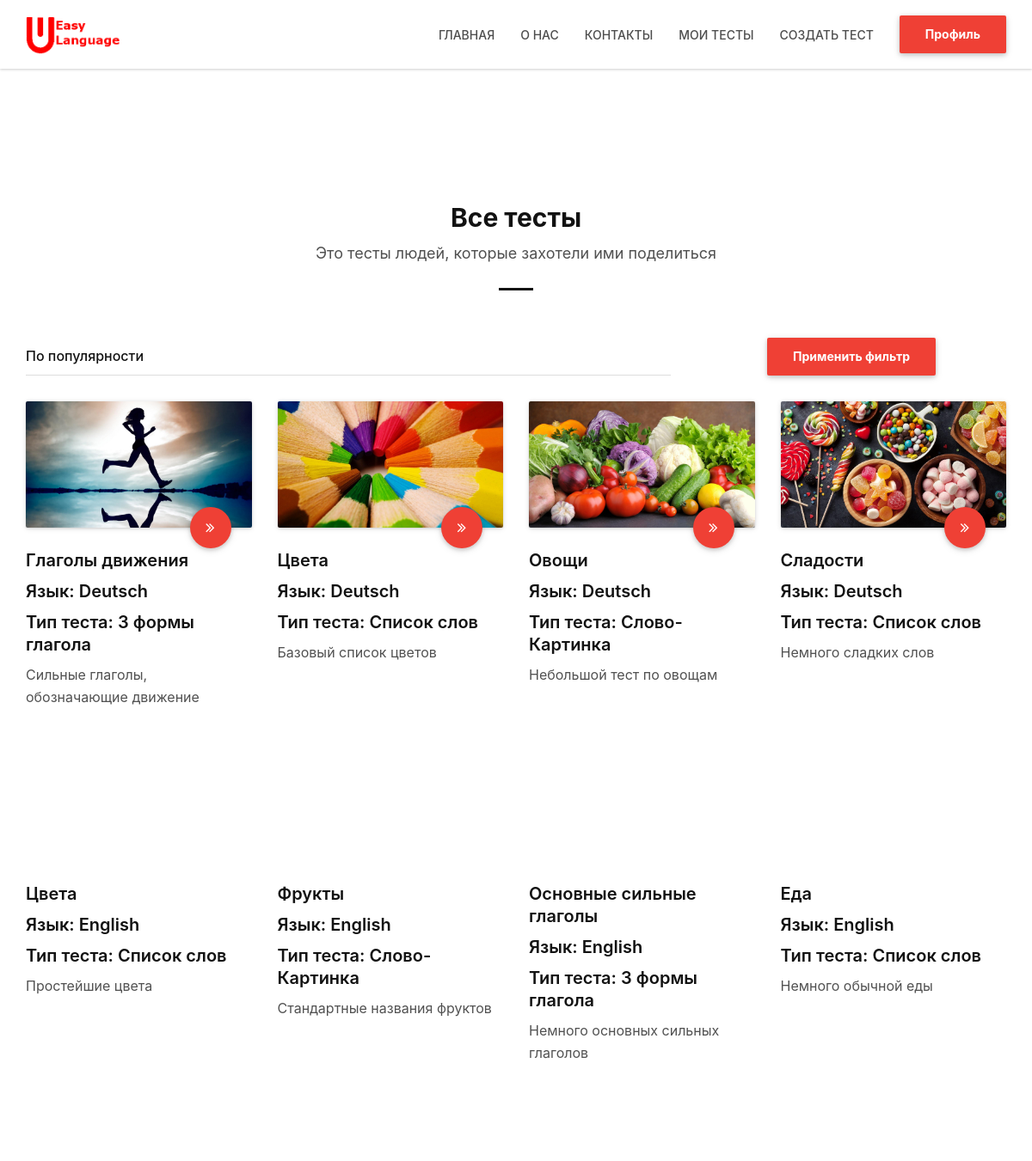
The page / (signed in) on the database its author committed.
### data/tests.py (models this page shows)
class Test(SqlAlchemyBase, SerializerMixin):
    __tablename__ = 'tests'
    id = sqlalchemy.Column(sqlalchemy.Integer,
                           primary_key=True, autoincrement=True)
    title = sqlalchemy.Column(sqlalchemy.String, nullable=True)
    title_picture = sqlalchemy.Column(sqlalchemy.String, nullable=True)
    type = sqlalchemy.Column(sqlalchemy.String, nullable=True)
    made_date = sqlalchemy.Column(sqlalchemy.DateTime,
                                  default=datetime.datetime.now)
    creator = sqlalchemy.Column(sqlalchemy.Integer,
                                sqlalchemy.ForeignKey("users.id"))
    language_id = sqlalchemy.Column(sqlalchemy.Integer,
                                    sqlalchemy.ForeignKey("categories.id"))
    open = sqlalchemy.Column(sqlalchemy.Boolean, nullable=True,
                             default=False)
    description = sqlalchemy.Column(sqlalchemy.String, nullable=True)
    data = sqlalchemy.Column(sqlalchemy.String, nullable=True, default='{}')
    popularity = sqlalchemy.Column(sqlalchemy.Integer, default=0)
    language = orm.relation('Category')
    user = orm.relation('User')

### main.py (the view)
@application.route('/index/', methods=['GET', 'POST'])
@application.route('/index/<int:page_id>', methods=['GET', 'POST'])
@application.route('/', methods=['GET', 'POST'])
@application.route('/<int:page_id>', methods=['GET', 'POST'])
def index(page_id=1):
    session['current_second_test_length'] = 2
    session['current_first_test_length'] = 2
    session['current_images_stack'] = []
    if not current_user.is_authenticated:
        return render_template('index.html')
    db_sess = db_session.create_session()
    user = db_sess.query(User).filter(User.id == current_user.get_id()).first()
    if request.method == 'POST':
        block_filter = {'По популярности': 0, 'По названию': 1, 'По дате (сначала старые)': 2,
                        'По дате (сначала новые)': 3}
        user.current_filter = block_filter[str(request.form).split('block_filter')[-1].split("'")[2]]
        db_sess.add(user)
        db_sess.commit()
    tests = db_sess.query(Test).filter(Test.open == 1).all()
    if len(tests) // 12 + 1 < page_id:
        abort(404)
    languages = {}
    for i in db_sess.query(Category).all():
        languages[i.id] = i.name
    for i in tests:
        i.test_language = languages[i.language_id]
    if user.current_filter == 0:
        tests = sorted(tests, key=lambda x: int(x.popularity), reverse=True)
    if user.current_filter == 1:
        tests = sorted(tests, key=lambda x: x.title)
    if user.current_filter == 2:
        tests = sorted(tests, key=lambda x: x.made_date, reverse=True)
    if user.current_filter == 3:
        tests = sorted(tests, key=lambda x: x.made_date)
    if len(tests) > 12 * page_id:
        next_page_id = page_id + 1
    else:
        next_page_id = 0
    if page_id > 1:
        previous_page_id = page_id - 1
    else:
        previous_page_id = 0
    return render_template('index_for_log_users.html', tests=tests[12 * (page_id - 1):12 * page_id],
                           current_filter=user.current_filter, page=[previous_page_id, next_page_id])

### data/db_session.py (called while the page is built)
def create_session() -> Session:
    global __factory
    return __factory()

### main.py (called while the page is built)
@login_manager.user_loader
def load_user(user_id):
    db_sess = db_session.create_session()
    return db_sess.query(User).get(user_id)

### templates/index_for_log_users.html (shortened to what this page needs)
{% extends "main_form_design.html" %}
{% block content %}
    <div class="white-section section-lg-padding border-bottom">
        <div class="section-container">
            <div class="container">
                <div class="row">
                    <div class="title-block-container text-center">
                        <h2>Все тесты</h2>
                        <p>Это тесты людей, которые захотели ими поделиться</p>
                        <div class="line-separator"></div>
                    </div>
                    <div class="form-block-container text-center">
                        <form method="post" action="">
                            <div class="col-md-8">
                                <div class="form-group">
                                </div>
                            </div>
                            <div class="col-md-4">
                                <div class="form-group">
                                    <button type="submit" class="btn btn-lpbuilder wave-effect">Применить фильтр</button>
                                </div>
                            </div>
                        </form>
                    </div>
                    {% for test in tests %}
                        <div class="col-md-3 col-sm-6 content-block">
                            <div class="content-block-container" style="height: 333px;">
                                <div class="image-block">
                                    <div class="image-block-container">
                                        <img src="{{ url_for('static', filename=test.title_picture) }}" alt="Image Block">
                                        <a href="/test_site/{{ test.id }}" title="Web design" class="btn-lpbuilder-circle btn-lpbuilder-circle-md wave-effect"><i class="fa fa-angle-double-right"></i></a>
                                    </div>
                                </div>
                                <h4>{{test.title}}</h4>
                                <h4>Язык: {{test.test_language}}</h4>
                                {% if test.type == 'first_tests'%}
                                    <h4>Тип теста: Слово-Картинка</h4>
                                {% elif test.type == 'second_tests'%}
                                    <h4>Тип теста: 3 формы глагола</h4>
                                {% else %}
                                    <h4>Тип теста: Список слов</h4>
                                {% endif %}
                                <p>{{test.description}}</p>
                            </div>
                        </div>
                    {% endfor %}
                    {% for test in range(4 - tests|length % 4) %}
                        <div class="col-md-3 col-sm-6 content-block">
                            <div class="content-block-container" style="height: 333px;">
                            </div>
                        </div>
                    {% endfor %}
                </div>
            </div>
        </div>
    </div>
{% endblock %}

### templates/main_form_design.html (shortened to what this page needs)
<!DOCTYPE html>
 <html lang="ru" class="no-js">
    <head>
        <link rel="stylesheet" href="{{ url_for('static', filename='js/vendor/bootstrap/css/bootstrap.min.css') }}">
        <link rel="stylesheet" href="{{ url_for('static', filename='fonts/font-awesome/css/font-awesome.min.css') }}">
        <link rel="stylesheet" href="{{ url_for('static', filename='css/social-icons.css') }}">
        <link rel="stylesheet" href="{{ url_for('static', filename='js/plugins/swiper/css/swiper.min.css') }}">
        <link rel="stylesheet" href="{{ url_for('static', filename='js/plugins/mediaelement/css/mediaelementplayer.min.css') }}">
        <link rel="stylesheet" href="{{ url_for('static', filename='js/plugins/fancybox/jquery.fancybox.min.css') }}">
        <link rel="stylesheet" href="{{ url_for('static', filename='js/plugins/wow/css/animate.min.css') }}">
        <link rel="stylesheet" href="{{ url_for('static', filename='css/style.css') }}">
		<link id="changeable-colors" rel="stylesheet" href="{{ url_for('static', filename='css/css/red.css') }}">
        <link rel="stylesheet" href="{{ url_for('static', filename='css/responsive.css') }}">
    </head>
    <body class="nbs-10" data-spy="scroll" data-target=".header-menu-container" data-offset="61">
        <div id="main-wrapper">
            <header id="header-section-1" class="header-section header-style-1">
                <div class="header-section-container">
                    <div class="header-menu">
                        <div class="header-menu" style="height: 80px;"><div class="header-menu" style="height: 80px;"><div class="header-menu" style="height: 80px;"><div class="header-menu-container header-menu-stuck">
                            <nav class="navbar">
                                <div class="container">
                                    <div class="row">
                                        <div class="col-md-12">
                                            <div class="navbar-header">
                                                <a href="/" class="navbar-brand" title="Easy Language">
                                                    <img src="{{ url_for('static', filename='images/logo.png') }}" alt="Easy Language">
                                                </a>
                                            </div>
                                            <div class="collapse navbar-collapse">
                                                <ul class="nav navbar-nav navbar-right">
                                                    <li>
                                                        <a href="/" title="Главная">Главная</a>
                                                    </li>
                                                    <li>
                                                        <a href="/info" title="О нас">О нас</a>
                                                    </li>
                                                    <li>
                                                        <a href="/contacts" title="Контакты">Контакты</a>
                                                    </li>
                                                    <li>
                                                        <a href="/my_tests" title="Мои тесты">Мои тесты</a>
                                                    </li>
                                                    <li>
                                                        <a href="/create_test" title="Создать тест">Создать тест</a>
                                                    </li>
                                                    <li>
                                                        <a href="/profile" title="Профиль" class="btn btn-lpbuilder wave-effect">Профиль</a>
                                                    </li>
                                                </ul>
                                            </div>
                                        </div>
                                    </div>
                                </div>
                            </nav>
                        </div></div></div></div>
                    </div>
                </div>
            </header>
            {% block content %}{% endblock %}
        </div>
    </body>
</html>

### rows shown on the page
Test: title_picture (picture), title "Глаголы движения", test_language "Deutsch", type "Тип теста: 3 формы глагола", description "Сильные глаголы, обозначающие движение"
Test: title_picture (picture), title "Цвета", test_language "Deutsch", type "Тип теста: Список слов", description "Базовый список цветов"
Test: title_picture (picture), title "Овощи", test_language "Deutsch", type "Тип теста: Слово-Картинка", description "Небольшой тест по овощам"
Test: title_picture (picture), title "Сладости", test_language "Deutsch", type "Тип теста: Список слов", description "Немного сладких слов"
Test: title_picture (picture), title "Цвета", test_language "English", type "Тип теста: Список слов", description "Простейшие цвета"
Test: title_picture (picture), title "Фрукты", test_language "English", type "Тип теста: Слово-Картинка", description "Стандартные названия фруктов"
Test: title_picture (picture), title "Основные сильные глаголы", test_language "English", type "Тип теста: 3 формы глагола", description "Немного основных сильных глаголов"
Test: title_picture (picture), title "Еда", test_language "English", type "Тип теста: Список слов", description "Немного обычной еды"
